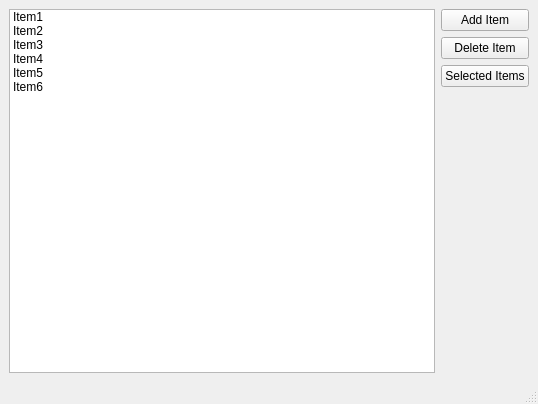
<?xml version="1.0" encoding="UTF-8"?>
<ui version="4.0">
 <class>MainWindow</class>
 <widget class="QMainWindow" name="MainWindow">
  <property name="geometry">
   <rect>
    <x>0</x>
    <y>0</y>
    <width>538</width>
    <height>404</height>
   </rect>
  </property>
  <property name="windowTitle">
   <string>MainWindow</string>
  </property>
  <widget class="QWidget" name="centralwidget">
   <layout class="QHBoxLayout" name="horizontalLayout">
    <item>
     <widget class="QListWidget" name="listWidget">
      <item>
       <property name="text">
        <string>Item1</string>
       </property>
      </item>
      <item>
       <property name="text">
        <string>Item2</string>
       </property>
      </item>
      <item>
       <property name="text">
        <string>Item3</string>
       </property>
      </item>
      <item>
       <property name="text">
        <string>Item4</string>
       </property>
      </item>
      <item>
       <property name="text">
        <string>Item5</string>
       </property>
      </item>
      <item>
       <property name="text">
        <string>Item6</string>
       </property>
      </item>
     </widget>
    </item>
    <item>
     <layout class="QVBoxLayout" name="verticalLayout">
      <item>
       <widget class="QPushButton" name="addItemButton">
        <property name="text">
         <string>Add Item</string>
        </property>
       </widget>
      </item>
      <item>
       <widget class="QPushButton" name="DeleteItemButton">
        <property name="text">
         <string>Delete Item</string>
        </property>
       </widget>
      </item>
      <item>
       <widget class="QPushButton" name="selectedItemsButton">
        <property name="text">
         <string>Selected Items</string>
        </property>
       </widget>
      </item>
      <item>
       <spacer name="verticalSpacer">
        <property name="orientation">
         <enum>Qt::Vertical</enum>
        </property>
        <property name="sizeHint" stdset="0">
         <size>
          <width>20</width>
          <height>138</height>
         </size>
        </property>
       </spacer>
      </item>
     </layout>
    </item>
   </layout>
  </widget>
  <widget class="QMenuBar" name="menubar">
   <property name="geometry">
    <rect>
     <x>0</x>
     <y>0</y>
     <width>538</width>
     <height>21</height>
    </rect>
   </property>
  </widget>
  <widget class="QStatusBar" name="statusbar"/>
 </widget>
 <resources/>
 <connections/>
</ui>
